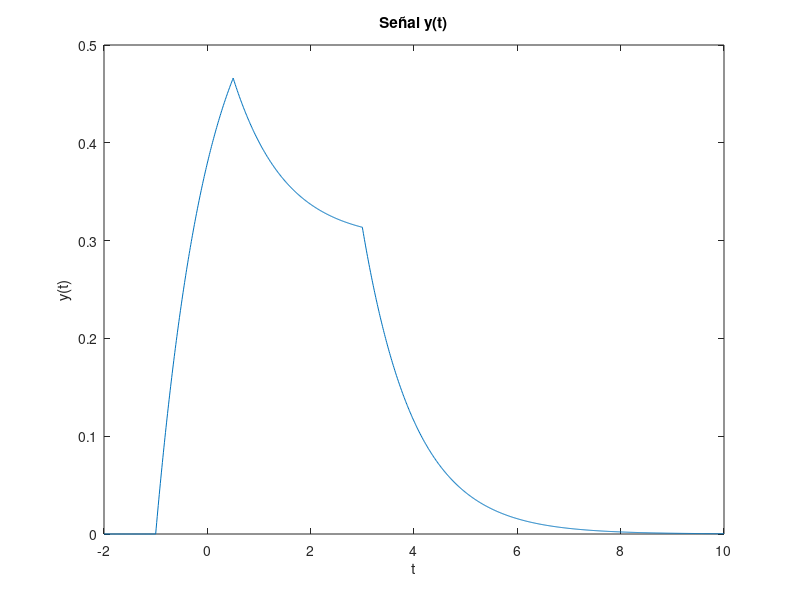

Reproduce this figure in MATLAB.
clear;
close all;
% Definir la señal por partes
t = -2:0.01:10;

% Definir cada segmento
idx1 = (t < -1);
y(idx1) = 0;

idx2 = (-1 <= t) & (t <= 0.5);
y(idx2) = 0.6 - 0.6*exp(-t(idx2) - 1);

idx3 = (0.5 <= t) & (t <= 3);
y(idx3) = 0.3*exp (-t(idx3) + 0.5) - 0.6*exp(-t(idx3) - 1) + 0.3;

idx4 = (t > 3);
y(idx4) = 0.3*exp(-t(idx4) + 0.5) - 0.6*exp(-t(idx4) - 1) + 0.3*exp(-t(idx4) + 3);

plot(t, y);
xlabel('t');
ylabel('y(t)');
title('Señal y(t)');